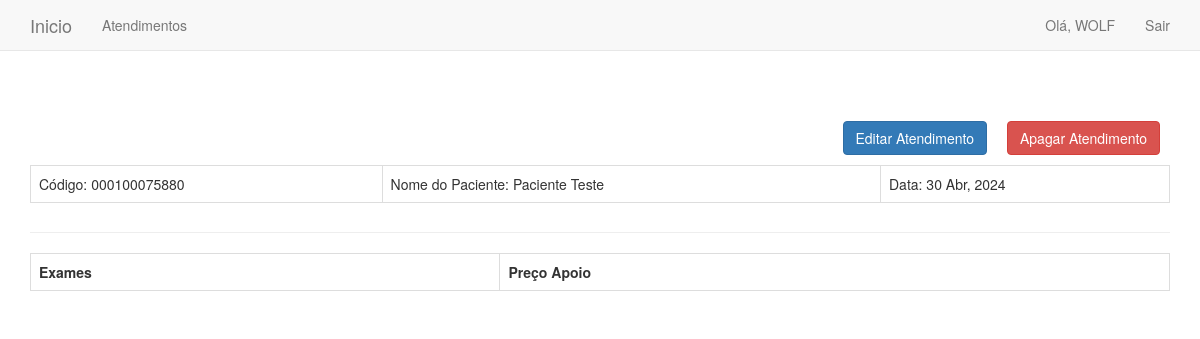
The app's page /atendimentos/1/ (signed in), older data.
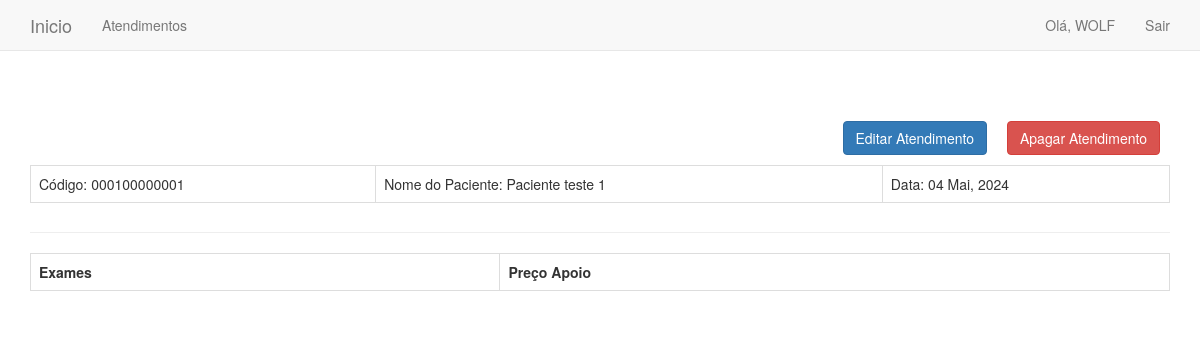
The same page, newer data.
### atendimentos/models.py (models this page shows, shortened)
class Atendimento (models.Model):
    codigo = models.CharField(max_length=12)
    nomePaciente = models.CharField(max_length=200)
    dataAtendimento = models.DateField(auto_now_add=True)
    usuario = models.ForeignKey(User, on_delete=models.CASCADE)
    exames = models.ManyToManyField("Exame", through="ExameQtd")

### atendimentos/views.py (the view)
# urls.py: path('atendimentos/<atendimento_id>/', views.atendimento, name ='atendimento'),
@login_required
def atendimento(request, atendimento_id):
    atendimento = Atendimento.objects.get(id = atendimento_id)
    exames = list(atendimento.exames.all())
    context = {'atendimento': atendimento, 'exames': exames}
    return render (request, 'atendimentos/atendimento.html', context)

### atendimentos/templates/atendimentos/atendimento.html (shortened to what this page needs)
{%extends "atendimentos/base.html"%}
{%block header%}
<table class="table table-bordered ">
    <a class="btn btn-danger pull-right" style="margin:10px" aria-label="Left Align" onclick="return confirm('Tem certeza que deseja excluir?')" href="{%url 'delete_atendimento' atendimento.id%}">Apagar Atendimento</a>
    <a class="btn btn-primary pull-right" style="margin:10px" aria-label="Left Align" href="{%url 'edit_atendimento' atendimento.id%}">Editar Atendimento</a>
    <td>Código: {{atendimento.codigo}}</td>
    <td>Nome do Paciente: {{atendimento.nomePaciente}}</td>
    <td>Data: {{atendimento.dataAtendimento | date:'d M, Y'}}  </td>
</table>
{%endblock header%}
{% block content%}
<table class="table table-bordered ">
    <th class="tableheader" scope="col">Exames</th>
    <th class="tableheader" scope="col">Preço Apoio</th>
</table>
{%endblock content%}

Row changes from the older to the newer data that the page shows:
changed Atendimento: codigo "000100075880" → "000100000001"; nomePaciente "Paciente Teste" → "Paciente teste 1"; dataAtendimento "30 Abr, 2024" → "04 Mai, 2024"
